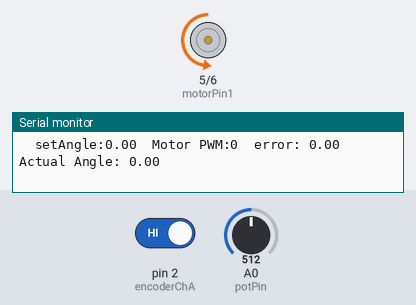
Bench run of a sketch on a simulated Arduino Uno, built with avr-gcc and run on an emulated ATmega328P. On the bench: motor-driver pin pairs drawn as motors (green arrow = first pin HIGH = forward, orange = second pin HIGH = backward, longer = more drive, scaled by the enable pin), the last lines printed to the serial monitor. Inputs (shaded band) come from the test bench; at power-on: A0 (potPin) = 512, pin 2 (encoderChA) HIGH.

Above: at 1.2 s.
1.3 s: A0 (potPin) set to 531
At 2.5 s:
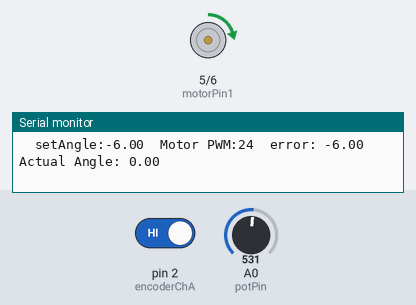
2.8 s: A0 (potPin) set to 511
At 2.97 s:
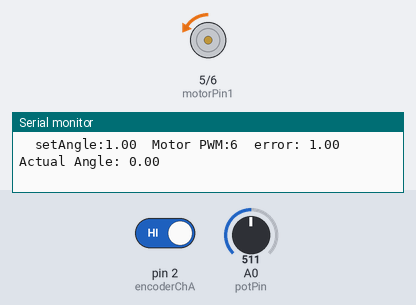
5.8 s: A0 (potPin) set to 716
7.3 s: A0 (potPin) set to 306
At 7.7 s:
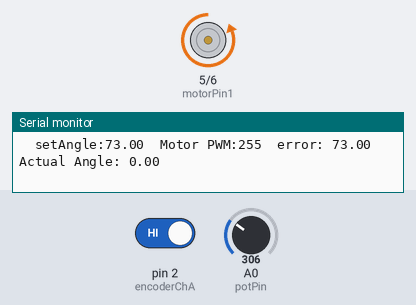
Timing chart, 0 to 10.3 s (numbered marks = the images above; inputs shaded):
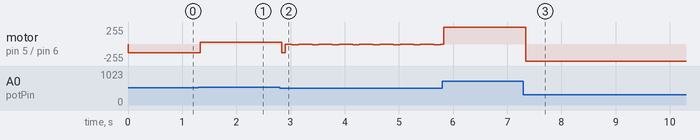

Measured:
- the behaviour switches between 517 and 518 on A0 (potPin) (found by bisection; images 0 and 1)
- after the input at 1.3 s, motor on pin 5 (motorPin1) / pin 6 (motorPin2): backward 128/255 → forward 23/255 at once, → forward 24/255 0.07 s later
- after the input at 2.8 s, motor on pin 5 (motorPin1) / pin 6 (motorPin2): forward 24/255 → backward 128/255 at once, then repeats every 0.37 s: backward 6/255 0.06 s, backward 7/255 0.06 s, backward 8/255 0.06 s, backward 9/255 0.06 s, backward 4/255 0.06 s, backward 5/255 0.06 s
- after the input at 7.3 s, motor on pin 5 (motorPin1) / pin 6 (motorPin2): forward 255/255 → backward 255/255 at once

The sketch:

Fin_Control_No_Reset.ino
```cpp
const int motorPin1=5;
const int motorPin2=6;
const int enablePin=9;
const int potPin=A0;
const int encoderChA=2;
const int encoderChB=3;

bool positionReached = false;

const int potThreshold = 5;
int  potValue=0;
int prevPot=0;
int  motorPWM=128;

int en_pulse_count = 0;
float gearRatio=180.0;
float encoderPPR=12.0;
float actualAngle=0;
float setAngle=0;

long timeStamp=0;
long timeElapsed=0;
int sampleRate=50;

double error=0;
double error_I=0;
double error_D=0;
double past_error=0;
const float Kp = 4;
const float Ki = 1;
const float Kd=0.1;

void setup()
{

  pinMode(encoderChA, INPUT_PULLUP);
  attachInterrupt(digitalPinToInterrupt(encoderChA), encoderA_SR, RISING);
  pinMode(encoderChB, INPUT_PULLUP);
  pinMode(motorPin1, OUTPUT);
  pinMode(motorPin2, OUTPUT);
  pinMode(enablePin, OUTPUT);
  digitalWrite(enablePin, HIGH);
  Serial.begin(9600);
}

void loop()
{

  potValue=analogRead(A0);
  if (abs(potValue - prevPot) > potThreshold)
{
  error_I = 0;
  past_error = 0;

  positionReached = false;
  prevPot = potValue;
}

  setAngle=map(potValue,0,1023,+180,-180);


  timeElapsed=millis()-timeStamp;
  if (timeElapsed >= sampleRate)
  {
    if (!positionReached)
{
  getAngle();
  computePID();
}
else
{
  motorPWM = 0;
}

    timeStamp=millis();
  }
   if (motorPWM > 0)
   {
     MotorCCW(0,abs(motorPWM));
   }

   else if (motorPWM < 0)
   {
     MotorCW(0,abs(motorPWM));
   }

  Serial.print("setAngle:");
  Serial.print(setAngle);
  Serial.print("\t");
  Serial.print("Motor PWM:");
  Serial.print(abs(motorPWM));
  Serial.print("\t");
  Serial.print("error: ");
  Serial.print(error);
  Serial.print("  Actual Angle: ");
  Serial.println(actualAngle);
  Serial.print("\t");
  delay(20);
 }

void computePID()
{
    error=setAngle- actualAngle;
    error_I=error_I + error;
    error_D= past_error- error;
    past_error=error;

    if (abs(error_I) > 5)
    {
      error_I=0;
    }
    motorPWM=Kp*error+ Ki*error_I + Kd*error_D;


    if (motorPWM >= 255)
    {
      motorPWM=255;
    }

    else if (motorPWM <= -255)
    {
      motorPWM=-255;
    }

   if (abs(error) < 0.25)
   {
    	motorPWM=0;
        positionReached = true;
	}
  prevPot=potValue;
}


void encoderA_SR()
{
   if (digitalRead(encoderChB)==HIGH)
   {
    en_pulse_count++;
   }
   else
   {
    en_pulse_count--;
   }

 }

void getAngle()
{

   actualAngle= (float)en_pulse_count*360/(encoderPPR*gearRatio);

   if (abs(actualAngle) >=200)
   {
     actualAngle=0;
     en_pulse_count=0;
   }

 }

void MotorCCW(int dir, int pwm)
{
  digitalWrite(motorPin1, dir);
  analogWrite(motorPin2, pwm);
}


void MotorCW(int dir, int pwm)
{
  digitalWrite(motorPin2, dir);
  analogWrite(motorPin1, pwm);
}

void MotorStop()
{
  digitalWrite(motorPin1, LOW);
  digitalWrite(motorPin2, LOW);
  delay(20);
}
```
